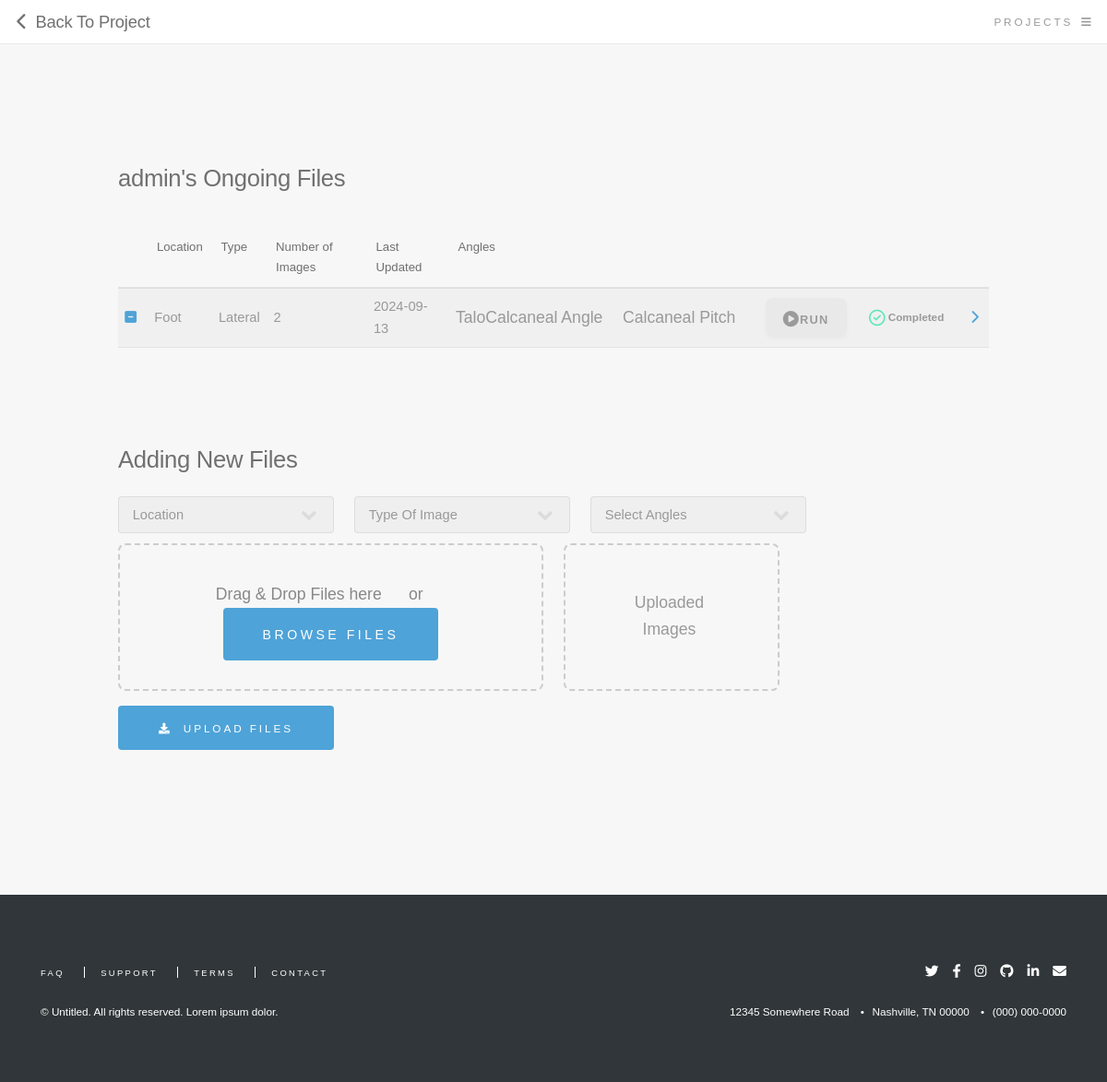
Screenshot of /file/1 (signed in) with the database file from the repository.
### main.py (models this page shows)
class User(db.Model, UserMixin):
    __tablename__ = 'user'
    id = db.Column(db.Integer, primary_key=True)
    name = db.Column(db.String(100), nullable=False)
    email = db.Column(db.String(100), unique=True, nullable=False)
    password = db.Column(db.String(100), nullable=False)
    projects = db.relationship('Project', backref='owner', lazy=True)

class File(db.Model):
    __tablename__ = 'file'
    id = db.Column(db.Integer, primary_key=True)
    name1 = db.Column(db.String(100),nullable=False)
    name2 = db.Column(db.String(100),nullable=False)
    selected_angles = db.Column(db.Text,nullable=False)
    image_data = db.Column(db.String(100), nullable=False)
    image_number = db.Column(db.Integer)
    file_time = db.Column(db.String(100))
    project_id = db.Column(db.Integer, db.ForeignKey('project.id'), nullable=False)
    status = db.Column(db.String, default='pending')
    progress = db.Column(db.Float, default=0)

### main.py (the view, shortened to what this page needs)
@app.route("/file/<int:project_number>", methods=["GET", "POST"])
@login_required
def file(project_number):
    projects = Project.query.filter_by(user_id=current_user.id).all()
    files = File.query.filter_by(project_id=project_number).all()
    for file in files:
        file.selected_angles = ast.literal_eval(file.selected_angles)
    return render_template('file.html', projects=projects, files=files, project_id=project_number)

### main.py (called while the page is built)
@login_manager.user_loader
def load_user(user_id):
    return db.session.query(User).get(user_id)

### templates/file.html (shortened to what this page needs)
<!DOCTYPE html>
<html>
  <head>
    <link
      rel="stylesheet"
      href="{{ url_for('static', filename='assets/css/main.css') }}"
    />
  </head>
  <body class="is-preload">
    <header id="header">
      <h1>
        <a
          href="{{ url_for('project') }}"
          class="fa-solid fa-chevron-left"
          style="text-decoration: none"
        ></a>
        <a href="{{ url_for('project')  }}">&nbsp;Back To Project</a>
      </h1>
      <a href="#menu">Projects</a>
    </header>
    <section style="padding: 8rem">
      <h2>{{ current_user.name }}'s Ongoing Files</h2>
      <br />
      <div class="table-wrapper">
        <table>
          <thead>
            <tr>
              <th style="width: 2rem"></th>
              <th>Location</th>
              <th>Type</th>
              <th>Number of Images</th>
              <th>Last Updated</th>
              <th>Angles</th>
              <th style="width: 8rem"></th>
              <th style="width: 2rem"></th>
            </tr>
          </thead>
          <tbody>
            {% for file in files %}
            <tr>
              <td style="padding: 0.5em 0.5em; vertical-align:middle;">
                <a
                  href="{{ url_for('delete_file', project_number=project_id, file_id=file.id) }}"
                  class="fa-solid fa-square-minus"
                  style="text-decoration: none;"
                ></a>
              </td>
              <td style="padding: 0.5em 0.5em; vertical-align:middle;">{{ file.name1 }}</td>
              <td style="padding: 0.5em 0.5em; vertical-align:middle;">{{ file.name2 }}</td>
              <td style="padding: 0.5em 0.5em; vertical-align:middle;">{{ file.image_number }}</td>
              <td style="padding: 0.5em 0.5em; vertical-align:middle;">{{ file.file_time }}</td>
              <td style="padding: 0em 0.5em; vertical-align:middle;max-width: 40rem;">
                <div style="white-space: nowrap; overflow-x: auto; ">
                  {% for angle in file.selected_angles %}
                  <ul style="font-size: 1.1rem; display: inline; margin: 0; padding-right: 1em; padding-left: 0;">{{ angle }}</ul>
                  {% endfor %}
                </div>
              </td>
              <td style="padding: 0.3em 0.5em; vertical-align:middle;">
                <div class="inference-container" data-file-id="{{ file.id }}" data-project-id="{{ project_id }}">
                  <button onclick="startInference({{ project_id }}, {{ file.id }})"
                          class="button run {% if file.status != 'pending' %}disabled{% endif %}"
                          style="height: 2.6rem; font-size: 0.8rem"
                          {% if file.status != 'pending' %}disabled{% endif %}>
                          <i class="fa-solid fa-circle-play fa-lg"></i>Run
                  </button>
                  <span id="status-{{ file.id }}" class="status">
                    {% if file.status == 'processing' %}
                        <span class="processing"><i class="fa-solid fa-spinner fa-lg rotate"></i> Processing <span class="progress">0</span>%</span>
                    {% elif file.status == 'completed' %}
                        <span class="completed"> Completed</span>
                    {% elif file.status == 'failed' %}
                        <span class="failed"><i class="fa-regular fa-circle-xmark fa-xl" style="color: #ff0000;"></i> Failed</span>
                    {% endif %}
                  </span>
                </div>
              </td>
              <td style="text-align: right; vertical-align:middle;">
                <a href="{{ url_for('processing', project_id = project_id, file_id = file.id) }}"
                id="link-{{ file.id }}"
                class="fa-solid fa-chevron-right {% if file.status != 'completed' %}disabled-link{% endif %}"
                style="text-decoration: none;"
                ></a>
              </td>
            </tr>
            {% endfor %}
          </tbody>
        </table>
        <br />
        <br />
        <br />
        <h2>Adding New Files</h2>
        <form
          method="POST"
          action="{{ url_for('file', project_number=project_id) }}"
          enctype="multipart/form-data"
        >
          <div class="container">
            <div class="row">
              <div class="col-3 col-8-small" style="min-width: 16rem;">
                <select name="location" id="location" required>
                  <option value="" selected disabled hidden>Location</option>
                </select>
              </div>
              <div class="col-3 col-8-small" style="min-width: 16rem;">
                <select name="view" id="view" required>
                  <option value="" selected disabled hidden>Type Of Image</option>
                </select>
              </div>
              <div class="col-3 col-8-small" style="min-width: 16rem;">
                <div class="multiselect-dropdown">
                  <div class="select-box" onclick="toggleDropdown()">
                      <select>
                          <option>Select Angles</option>
                      </select>
                      <div class="over-select"></div>
                  </div>
                </div>
              </div>
            </div>
            <div class="row" style="padding-top: 0.7rem; align-items: flex-end;">
              <div class="col-6 col-8-small" style="min-width: 16rem;">
                <div id="dropzone" class="dropzone">
                  <div style="padding-top: 0.5rem;">Drag & Drop Files here &nbsp;&nbsp;&nbsp;&nbsp; or &nbsp;&nbsp;&nbsp;&nbsp;
                    <button type="button" id="file-upload-btn" class="button primary">Browse Files</button>
                  </div>
                </div>
              </div>
              <div class="col-3 col-8-small" style="min-width: 16rem">
                <div class="dropzone">
                  <div id="file-list" class="file-list" style="font-size: 1.1rem; padding: 1rem">
                    <span class="placeholder">Uploaded Images</span>
                  </div>
                </div>
              </div>
              <div
                class="col-3 col-4-small"
                style="
                  display: flex;
                  flex-direction: column;
                  justify-content: flex-end;
                  min-width: 16rem;
                  padding-top: 1rem;
                "
              >
                <button
                  type="submit"
                  id="upload-form"
                  class="button primary icon solid fa-download"
                >
                  Upload Files
                </button>
              </div>
            </div>
          </div>
        </form>
      </div>
    </section>
    <footer id="footer">
      <div class="inner">
        <ul class="icons">
          <li>
            <a href="#" class="icon brands fa-twitter"
              ><span class="label">Twitter</span></a
            >
          </li>
          <li>
            <a href="#" class="icon brands fa-facebook-f"
              ><span class="label">Facebook</span></a
            >
          </li>
          <li>
            <a href="#" class="icon brands fa-instagram"
              ><span class="label">Instagram</span></a
            >
          </li>
          <li>
            <a href="#" class="icon brands fa-github"
              ><span class="label">GitHub</span></a
            >
          </li>
          <li>
            <a href="#" class="icon brands fa-linkedin-in"
              ><span class="label">LinkedIn</span></a
            >
          </li>
          <li>
            <a href="#" class="icon solid fa-envelope"
              ><span class="label">Envelope</span></a
            >
          </li>
        </ul>
        <ul class="contact">
          <li>12345 Somewhere Road</li>
          <li>Nashville, TN 00000</li>
          <li>(000) 000-0000</li>
        </ul>
        <ul class="links">
          <li><a href="#">FAQ</a></li>
          <li><a href="#">Support</a></li>
          <li><a href="#">Terms</a></li>
          <li><a href="#">Contact</a></li>
        </ul>
        <p class="copyright">
          &copy; Untitled. All rights reserved. Lorem ipsum dolor.
        </p>
      </div>
    </footer>
  </body>
</html>

### templates/file.html (style rules this page uses)
.dropzone { position: relative; border: 2px dashed #cccccc; border-radius: 8px; padding: 0.5rem; width: 100%; height: 10rem; display: flex; flex-direction: column; align-items: center; justify-content: center; text-align: center; margin-right: 0rem; font-size: 1rem; color: #888888; }
.file-list { position: absolute; top: 0.2rem; left: 0.2rem; text-align: start; width: 95%; height: 95%; overflow: auto; }

### rows the page displays
User: name "admin"
File: name1 "Foot", name2 "Lateral", image_number "2", file_time "2024-09-13", selected_angles "TaloCalcaneal Angle" "Calcaneal Pitch", status "Completed"
